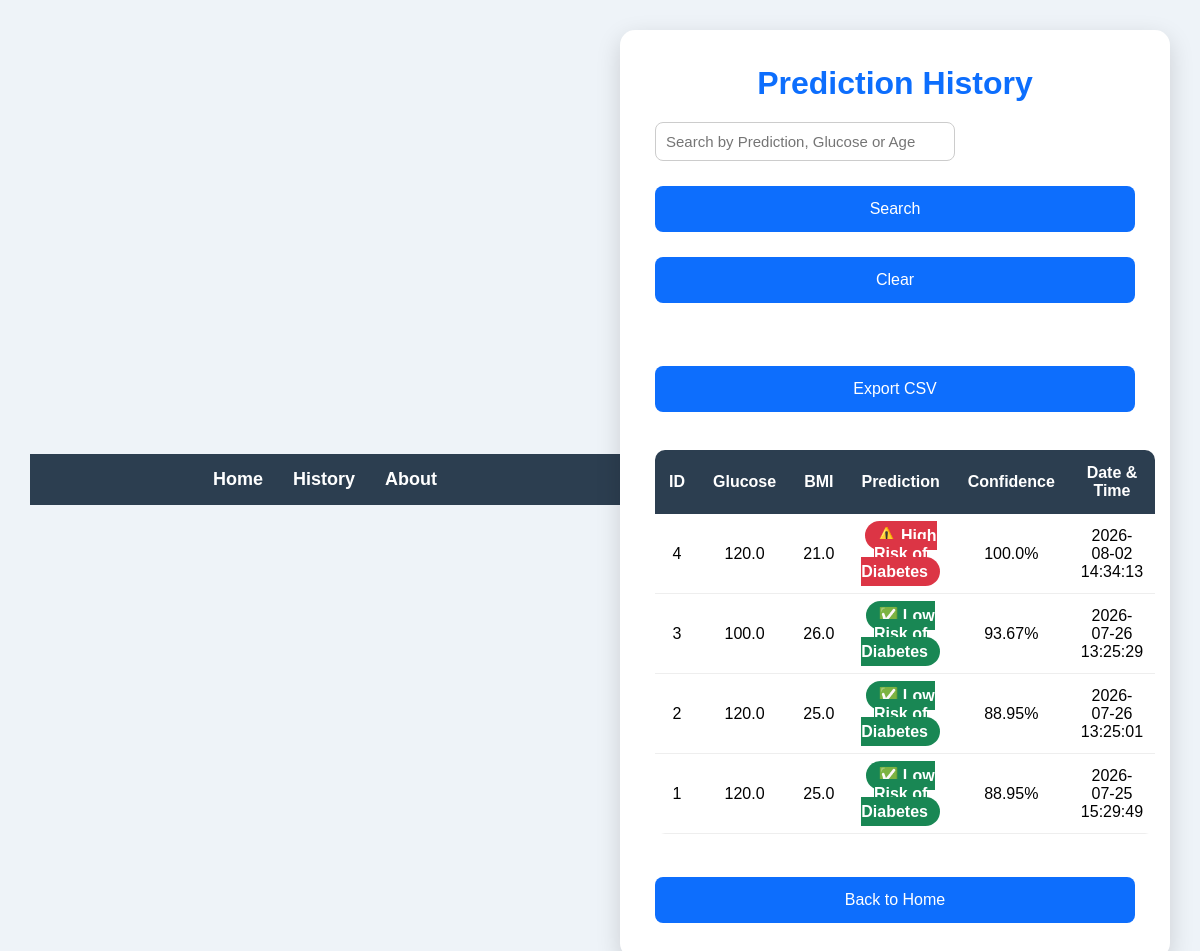
Before: /history with the older database file.
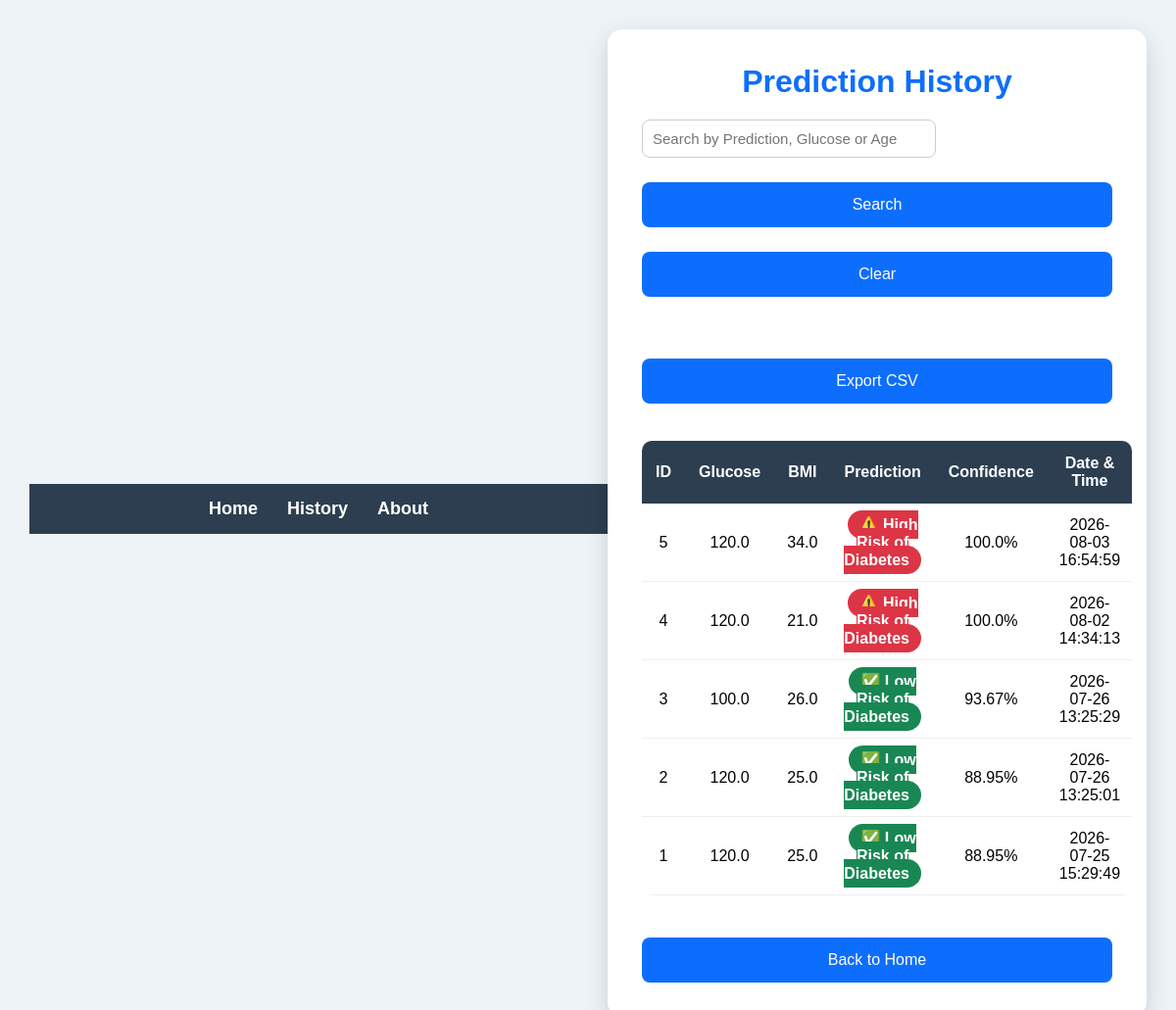
After: the same page with the newer database file.
### tables this page shows
CREATE TABLE predictions (

        id INTEGER PRIMARY KEY AUTOINCREMENT,

        pregnancies REAL,
        glucose REAL,
        blood_pressure REAL,
        skin_thickness REAL,
        insulin REAL,
        bmi REAL,
        diabetes_pedigree REAL,
        age REAL,

        prediction TEXT,
        confidence REAL,

        created_at TIMESTAMP DEFAULT CURRENT_TIMESTAMP

    );

### app.py (the view)
@app.route("/history")
def history():
    search = request.args.get("search", "").strip()
    if search:
        predictions = search_predictions(search)
    else:
        predictions = get_all_predictions()
    return render_template(
        "history.html",
        predictions=predictions,
        search=search
    )

### db.py (called while the page is built)
def get_connection():
    return sqlite3.connect(DATABASE_NAME)

def get_all_predictions():
    connection = get_connection()
    cursor = connection.cursor()
    cursor.execute("""
        SELECT *
        FROM predictions
        ORDER BY created_at DESC
    """)
    data = cursor.fetchall()
    connection.close()
    return data

### templates/history.html (shortened to what this page needs)
<!DOCTYPE html>
<html>
<head>
    <link rel="stylesheet" href="{{ url_for('static', filename='style.css') }}">
</head>
<body>
<nav class="navbar">
    <ul>
        <li><a href="/">Home</a></li>
        <li><a href="/history">History</a></li>
        <li><a href="/about">About</a></li>
    </ul>
</nav>
<div class="container">
    <h1>Prediction History</h1>
    <form method="GET" action="/history" class="search-form">
        <input
            type="text"
            name="search"
            placeholder="Search by Prediction, Glucose or Age"
            value="{{ search }}">
        <button type="submit">Search</button>
        <a href="/history">
            <button type="button">Clear</button>
        </a>
    </form>
    <br>
<a href="/export">
    <button type="button">
        Export CSV
    </button>
</a>
<br><br>
    <table class="history-table">
        <thead>
            <tr>
                <th>ID</th>
                <th>Glucose</th>
                <th>BMI</th>
                <th>Prediction</th>
                <th>Confidence</th>
                <th>Date & Time</th>
            </tr>
        </thead>
        <tbody>
        {% for row in predictions %}
        <tr>
            <td>{{ row[0] }}</td>
            <td>{{ row[2] }}</td>
            <td>{{ row[6] }}</td>
            <td>
                {% if "High" in row[9] %}
                    <span class="badge high-risk">
                        {{ row[9] }}
                    </span>
                {% else %}
                    <span class="badge low-risk">
                        {{ row[9] }}
                    </span>
                {% endif %}
            </td>
            <td>{{ row[10] }}%</td>
            <td>{{ row[11] }}</td>
        </tr>
        {% endfor %}
        </tbody>
    </table>
    <br>
    <a href="/">
        <button>Back to Home</button>
    </a>
</div>
</body>
</html>

### static/style.css (style rules this page uses)
* { margin: 0; padding: 0; box-sizing: border-box; }
body { font-family: Arial, Helvetica, sans-serif; background: #eef3f8; display: flex; justify-content: center; align-items: center; min-height: 100vh; padding: 30px; }
.container { width: 100%; max-width: 550px; background: #ffffff; padding: 35px; border-radius: 15px; box-shadow: 0 8px 25px rgba(0,0,0,0.15); }
h1 { text-align: center; color: #0d6efd; margin-bottom: 10px; }
input { width: 100%; padding: 12px; border: 1px solid #d1d5db; border-radius: 8px; font-size: 15px; transition: 0.3s; }
button { width: 100%; margin-top: 25px; padding: 14px; border: none; border-radius: 8px; background: #0d6efd; color: white; font-size: 16px; cursor: pointer; transition: 0.3s; }
a { text-decoration: none; }
.navbar { width:100%; background:#2c3e50; padding:15px 0; margin-bottom:30px; }
.navbar ul { list-style:none; display:flex; justify-content:center; gap:30px; margin:0; padding:0; }
.navbar a { color:white; text-decoration:none; font-size:18px; font-weight:bold; }
.search-form { margin:20px 0; }
.search-form input { width:300px; padding:10px; border-radius:8px; border:1px solid #ccc; }
.history-table { width:100%; border-collapse:collapse; margin-top:20px; background:white; border-radius:10px; overflow:hidden; }
.history-table th { background:#2c3e50; color:white; padding:14px; }
.history-table td { padding:12px; text-align:center; border-bottom:1px solid #eee; }
.badge { padding:6px 12px; border-radius:20px; color:white; font-weight:bold; }
.high-risk { background:#dc3545; }
.low-risk { background:#198754; }

Changed rows visible on the page:
added predictions: id "5", glucose "120.0", bmi "34.0", prediction "⚠️ High Risk of Diabetes", confidence "100.0", created_at "2026-08-03 16:54:59"
